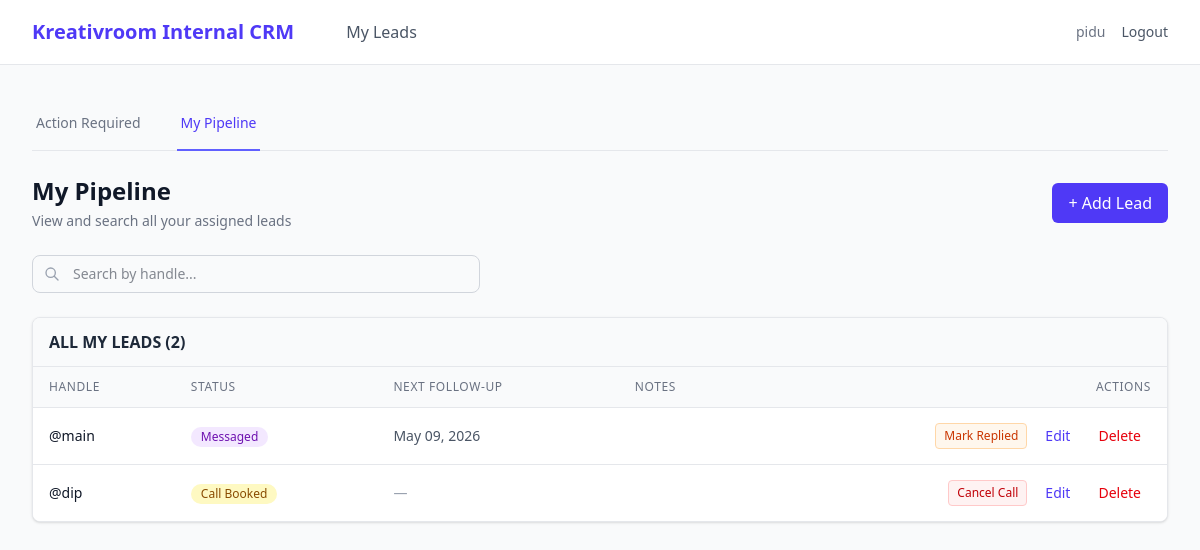
Screenshot of /crm/pipeline (signed in) with the database file from the repository.
### instagram_crm/models.py (models this page shows, shortened)
class User(UserMixin, db.Model):
    __tablename__ = "users"
    id            = db.Column(db.Integer, primary_key=True)
    username      = db.Column(db.String(255), unique=True, nullable=False)
    password_hash = db.Column(db.String(255), nullable=False)
    role          = db.Column(db.String(50), default="setter")
    last_login    = db.Column(db.DateTime, nullable=True)
    created_at    = db.Column(db.DateTime, default=datetime.utcnow)
    leads      = db.relationship("Lead", backref="setter", lazy="dynamic")
    activities = db.relationship("Activity", backref="user", lazy="dynamic")
    @property
    def is_admin(self) -> bool:
        return self.role == "admin"

class Lead(db.Model):
    __tablename__ = "leads"
    STATUSES = ["new_lead", "messaged", "replied", "interested", "call_booked", "deal_done"]
    id               = db.Column(db.Integer, primary_key=True)
    instagram_handle = db.Column(db.String(255), unique=True, nullable=False)
    status           = db.Column(db.String(50), default="new_lead", nullable=False, index=True)
    prev_status      = db.Column(db.String(50), nullable=True)   # ← restored on cancel-call
    assigned_to      = db.Column(db.Integer, db.ForeignKey("users.id"), nullable=True, index=True)
    last_contacted   = db.Column(db.DateTime, nullable=True)
    next_followup    = db.Column(db.Date, nullable=True, index=True)
    notes            = db.Column(db.Text, nullable=True)
    created_at       = db.Column(db.DateTime, default=datetime.utcnow)
    call       = db.relationship("Call", backref="lead", uselist=False,
                                 cascade="all, delete-orphan")
    activities = db.relationship("Activity", backref="lead", lazy="dynamic")

### instagram_crm/crm.py (the view)
@crm_bp.route("/pipeline")
@setter_required
def pipeline():
    today = date.today()
    now   = datetime.now()
    my_leads = (
        Lead.query
        .filter_by(assigned_to=current_user.id)
        .options(joinedload(Lead.call))
        .order_by(Lead.next_followup.asc().nullslast(), Lead.created_at.desc())
        .all()
    )
    return render_template(
        "crm/pipeline.html",
        all_leads=my_leads,
        STATUS_LABELS=STATUS_LABELS,
        today=today,
        now=now,
    )

### instagram_crm/crm.py (called while the page is built)
def setter_required(fn):
    from functools import wraps
    @wraps(fn)
    @login_required
    def wrapper(*args, **kwargs):
        if current_user.is_admin:
            return redirect(url_for("admin.dashboard"))
        return fn(*args, **kwargs)
    return wrapper

### instagram_crm/templates/crm/pipeline.html (shortened to what this page needs)
{% extends "base.html" %}
{% from "_components/macros.html" import status_badge, status_btns with context %}
{% block content %}
<div class="mb-6">
  <div class="border-b border-gray-200">
    <nav class="-mb-px flex space-x-8" aria-label="Tabs">
      <a href="{{ url_for('crm.dashboard') }}" class="{% if request.endpoint == 'crm.dashboard' %}border-indigo-500 text-indigo-600{% else %}border-transparent text-gray-500 hover:border-gray-300 hover:text-gray-700{% endif %} whitespace-nowrap py-4 px-1 border-b-2 font-medium text-sm">Action Required</a>
      <a href="{{ url_for('crm.pipeline') }}" class="{% if request.endpoint == 'crm.pipeline' %}border-indigo-500 text-indigo-600{% else %}border-transparent text-gray-500 hover:border-gray-300 hover:text-gray-700{% endif %} whitespace-nowrap py-4 px-1 border-b-2 font-medium text-sm">My Pipeline</a>
    </nav>
  </div>
</div>
<div class="mb-6 flex flex-col sm:flex-row sm:justify-between sm:items-center gap-4">
  <div>
    <h1 class="text-2xl font-bold text-gray-900">My Pipeline</h1>
    <p class="text-sm text-gray-500 mt-1">View and search all your assigned leads</p>
  </div>
  <a href="{{ url_for('crm.quick_add') }}" class="bg-indigo-600 text-white px-4 py-2 rounded-md font-medium hover:bg-indigo-700 transition-colors">
    + Add Lead
  </a>
</div>
<div class="mb-6">
  <div class="relative max-w-md">
    <svg class="absolute left-3 top-1/2 -translate-y-1/2 h-4 w-4 text-gray-400" fill="none" stroke="currentColor" viewBox="0 0 24 24">
      <path stroke-linecap="round" stroke-linejoin="round" stroke-width="2" d="M21 21l-6-6m2-5a7 7 0 11-14 0 7 7 0 0114 0z"></path>
    </svg>
    <input type="text" id="pipelineSearch" placeholder="Search by handle..." class="w-full pl-10 pr-4 py-2 border border-gray-300 rounded-lg text-sm focus:outline-none focus:ring-2 focus:ring-indigo-500" onkeyup="filterPipeline()">
  </div>
</div>
<div class="bg-white border border-gray-200 rounded-lg shadow-sm overflow-hidden">
  <div class="px-4 py-3 border-b border-gray-200 bg-gray-50">
    <h2 class="font-semibold text-gray-800">ALL MY LEADS ({{ all_leads|length }})</h2>
  </div>
  <div class="overflow-x-auto">
    <table class="min-w-full divide-y divide-gray-200 text-sm text-left" id="pipelineTable">
      <thead class="bg-gray-50 text-gray-500 uppercase tracking-wider text-xs">
        <tr>
          <th class="px-4 py-3 font-medium">Handle</th>
          <th class="px-4 py-3 font-medium">Status</th>
          <th class="px-4 py-3 font-medium">Next Follow-up</th>
          <th class="px-4 py-3 font-medium">Notes</th>
          <th class="px-4 py-3 font-medium text-right">Actions</th>
        </tr>
      </thead>
      <tbody class="divide-y divide-gray-200 bg-white">
        {% for lead in all_leads %}
        <tr class="hover:bg-gray-50 pipeline-row">
          <td class="px-4 py-3 font-medium text-gray-900 handle-cell">@{{ lead.instagram_handle }}</td>
          <td class="px-4 py-3">{{ status_badge(lead.status) }}</td>
          <td class="px-4 py-3 text-gray-600">
            {% if lead.next_followup %}
              {{ lead.next_followup.strftime('%b %d, %Y') }}
            {% else %}
              <span class="text-gray-400">&mdash;</span>
            {% endif %}
          </td>
          <td class="px-4 py-3 text-gray-500 max-w-xs truncate">{{ lead.notes or '' }}</td>
          <td class="px-4 py-3 text-right">
            <div class="flex items-center justify-end gap-2 whitespace-nowrap">
              {{ status_btns(lead) }}
              <a href="{{ url_for('crm.edit_lead', lead_id=lead.id) }}" class="inline-flex items-center px-2.5 py-1.5 rounded-md text-indigo-600 hover:bg-indigo-50 hover:text-indigo-900 font-medium">Edit</a>
              <form method="POST" action="{{ url_for('crm.delete_lead', lead_id=lead.id) }}" onsubmit="return confirm('Are you sure you want to delete this lead?');" class="inline-flex">
                <button type="submit" class="inline-flex items-center px-2.5 py-1.5 rounded-md text-red-600 hover:bg-red-50 hover:text-red-900 font-medium">Delete</button>
              </form>
            </div>
          </td>
        </tr>
        {% else %}
        <tr>
          <td colspan="5" class="px-4 py-8 text-center text-gray-500">No leads found in your pipeline. Add a lead to get started.</td>
        </tr>
        {% endfor %}
      </tbody>
    </table>
  </div>
</div>
{% endblock %}

### instagram_crm/templates/base.html (shortened to what this page needs)
<!DOCTYPE html>
<html lang="en">
<head>
  <script src="https://unpkg.com/@tailwindcss/browser@4"></script>
</head>
<body class="bg-gray-50 text-gray-900 flex flex-col min-h-screen">
  {% if current_user.is_authenticated %}
  <nav class="bg-white border-b border-gray-200">
    <div class="max-w-7xl mx-auto px-4 sm:px-6 lg:px-8">
      <div class="flex justify-between h-16">
        <div class="flex items-center">
          <span class="text-xl font-bold text-indigo-600">Kreativroom Internal CRM</span>
          <div class="hidden md:flex md:ml-10 md:space-x-8">
            {% if current_user.is_admin %}
              <a href="{{ url_for('admin.dashboard') }}" class="text-gray-600 hover:text-gray-900 px-3 py-2 rounded-md font-medium">Dashboard</a>
              <a href="{{ url_for('admin.all_leads') }}" class="text-gray-600 hover:text-gray-900 px-3 py-2 rounded-md font-medium">Leads</a>
              <a href="{{ url_for('admin.team') }}" class="text-gray-600 hover:text-gray-900 px-3 py-2 rounded-md font-medium">Team</a>
              <a href="{{ url_for('admin.reports') }}" class="text-gray-600 hover:text-gray-900 px-3 py-2 rounded-md font-medium">Analytics</a>
            {% else %}
              <a href="{{ url_for('crm.dashboard') }}" class="text-gray-600 hover:text-gray-900 px-3 py-2 rounded-md font-medium">My Leads</a>
            {% endif %}
          </div>
        </div>
        <div class="flex items-center space-x-4">
          <span class="text-sm text-gray-500 hidden sm:block">{{ current_user.username }}</span>
          <a href="{{ url_for('auth.logout') }}" class="text-sm font-medium text-gray-600 hover:text-red-600">Logout</a>
        </div>
      </div>
    </div>
  </nav>
  {% endif %}
  <main class="flex-1 max-w-7xl w-full mx-auto p-4 sm:p-6 lg:p-8">
    {% block content %}{% endblock %}
  </main>
</body>
</html>

### instagram_crm/templates/_components/macros.html (shortened to what this page needs)
{% macro status_badge(status) %}
  {% set colors = {
    'new_lead': 'bg-blue-100 text-blue-800',
    'messaged': 'bg-purple-100 text-purple-800',
    'replied': 'bg-orange-100 text-orange-800',
    'interested': 'bg-green-100 text-green-800',
    'call_booked': 'bg-yellow-100 text-yellow-800',
    'deal_done': 'bg-emerald-100 text-emerald-800'
  } %}
  {% set label = status | replace('_', ' ') | title %}
  <span class="inline-flex items-center px-2.5 py-0.5 rounded-full text-xs font-medium {{ colors.get(status, 'bg-gray-100 text-gray-800') }}">
    {{ label }}
  </span>
{% endmacro %}
{% macro status_btns(lead) %}
  <div class="flex gap-2">
    {% if lead.status == 'new_lead' %}
      <form method="POST" action="{{ url_for('crm.update_status', lead_id=lead.id, new_status='messaged') }}">
        <button class="text-xs bg-purple-50 text-purple-700 border border-purple-200 hover:bg-purple-100 px-2 py-1 rounded">Mark Messaged</button>
      </form>
    {% elif lead.status == 'messaged' %}
      <form method="POST" action="{{ url_for('crm.update_status', lead_id=lead.id, new_status='replied') }}">
        <button class="text-xs bg-orange-50 text-orange-700 border border-orange-200 hover:bg-orange-100 px-2 py-1 rounded">Mark Replied</button>
      </form>
    {% elif lead.status == 'replied' %}
      <form method="POST" action="{{ url_for('crm.update_status', lead_id=lead.id, new_status='interested') }}">
        <button class="text-xs bg-green-50 text-green-700 border border-green-200 hover:bg-green-100 px-2 py-1 rounded">Mark Interested</button>
      </form>
    {% elif lead.status == 'interested' %}
      <a href="{{ url_for('crm.book_call', lead_id=lead.id) }}" class="text-xs bg-yellow-500 text-white hover:bg-yellow-600 px-2 py-1 rounded">Book Call</a>
    {% elif lead.status == 'call_booked' %}
      <form method="POST" action="{{ url_for('crm.cancel_call', lead_id=lead.id) }}">
        <button class="text-xs bg-red-50 text-red-700 border border-red-200 hover:bg-red-100 px-2 py-1 rounded" onclick="return confirm('Cancel this call?');">Cancel Call</button>
      </form>
    {% endif %}
  </div>
{% endmacro %}

### instagram_crm/templates/base.html (style rules this page uses)
body { font-family: system-ui, -apple-system, sans-serif; }

### rows the page displays
User: username "pidu"
Lead: instagram_handle "main", status "Messaged", next_followup "May 09, 2026"
Lead: instagram_handle "dip", label "Call Booked"

### other values shown
{{ all_leads|length }} "2"
